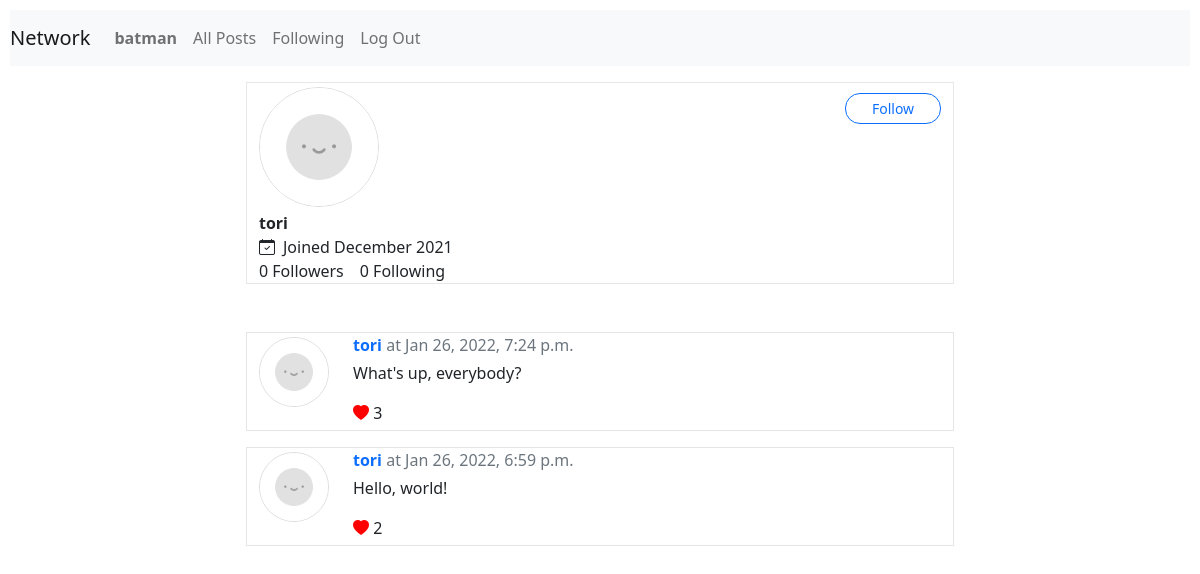
The app's page /profile/1 (signed in) with its own data.
### network/models.py (models this page shows, shortened)
class User(AbstractUser):
    following = models.ManyToManyField('self', symmetrical=False)
    followers = models.ManyToManyField('self', symmetrical=False, related_name='subs')
    def __str__(self) -> str:
        return self.username

class Post(models.Model):
    author = models.ForeignKey(User, on_delete=models.CASCADE, related_name="posts")
    content = models.TextField()
    likes = models.ManyToManyField(User)
    timestamp = models.DateTimeField(auto_now_add=True)
    class Meta:
        ordering = ['-timestamp']

### network/views.py (the view)
# urls.py: path("profile/<int:user_id>", views.profile, name="profile"),
def profile(request, user_id):
    try:
        profile = User.objects.get(pk=user_id)
    except User.DoesNotExist:
        raise Http404("This user does not exist")
    return render(request, 'network/profile.html', {
        'profile': profile,
    })

### network/templates/network/profile.html (shortened to what this page needs)
{% extends "network/layout.html" %}
{% load static %}
{% block body %}
    <div class="container mt-3 mb-5 posts profile">
        <img class="avatar mt-1" src="{% static 'network/avatar.png' %}" alt="profile_photo" height="120px" width="120px">
        {% if user.is_authenticated and user != profile %}
            {% if profile in user.following.all %}
                <button class="btn btn-outline-warning btn-sm follow" id="{{ profile.id }}">Unfollow</button>
            {% else %}
                <button class="btn btn-outline-primary btn-sm follow" id="{{ profile.id }}">Follow</button>
            {% endif %}
        {% endif %}
        <div class="name mt-1"><b>{{ profile.username }}</b></div>
        <div><i class="bi bi-calendar-check me-2"></i><span>Joined December 2021</span></div>
        <div><span class="me-3">{{ profile.followers.all|length }} Followers</span><span>{{ profile.following.all|length }} Following</span></div>
    </div>
    <div class="container posts">
        {% for post in profile.posts.all %}
            <div class="row my-3 post">
                <div class="col-auto">
                    <img class="avatar my-1" src="{% static 'network/avatar.png' %}" alt="avatar"
                    height="70px" width="70px">
                </div>
                <div class="col">
                    <p class="mb-1">
                        <strong><a href="{% url 'profile' post.author.id %}">{{ post.author }}</a></strong>
                        <span class="text-muted fw-lighter"> at {{ post.timestamp|date:"M j, Y, P" }}</span>
                    </p>
                    <p class="content">{{ post.content }}</p>
                    <div class="likes">
                            {% if user in post.likes.all %}
                                <i id="{{ post.id }}" class="bi bi-heart-fill like"></i>
                            {% else %}
                                <i id="{{ post.id }}" class="bi bi-heart like"></i>
                            {% endif %}
                            <span class="count">
                                {% if post.likes.count > 0 %}
                                    {{ post.likes.count }}
                                {% endif %}
                            </span>
                    </div>
                </div>
            </div>
        {% empty %}
            <div class="my-4 noposts">
                <h4>No posts yet</h4>
            </div>
        {% endfor %}
    </div>
{% endblock %}

### network/templates/network/layout.html (shortened to what this page needs)
{% load static %}
<!DOCTYPE html>
<html lang="en">
    <head>
        <link href="https://cdn.jsdelivr.net/npm/bootstrap@5.1.3/dist/css/bootstrap.min.css" rel="stylesheet">
        <link rel="stylesheet" href="https://cdn.jsdelivr.net/npm/bootstrap-icons@1.7.2/font/bootstrap-icons.css">
        <link href="{% static 'network/styles.css' %}" rel="stylesheet">
    </head>
    <body>
        <nav class="navbar navbar-expand-lg navbar-light bg-light">
            <a class="navbar-brand" href="#">Network</a>
            <div>
              <ul class="navbar-nav mr-auto">
                {% if user.is_authenticated %}
                    <li class="nav-item">
                        <a class="nav-link" href="{% url 'profile' user.id %}"><strong>{{ user.username }}</strong></a>
                    </li>
                {% endif %}
                <li class="nav-item">
                  <a class="nav-link" href="{% url 'index' %}">All Posts</a>
                </li>
                {% if user.is_authenticated %}
                    <li class="nav-item">
                        <a class="nav-link" href="#">Following</a>
                    </li>
                    <li class="nav-item">
                        <a class="nav-link" href="{% url 'logout' %}">Log Out</a>
                    </li>
                {% endif %}
              </ul>
            </div>
          </nav>
        <div class="body">
            {% block body %}
            {% endblock %}
        </div>
    </body>
</html>

### network/static/network/styles.css (style rules this page uses)
body { padding: 10px; }
img.avatar { border-radius: 50%; border: 1px solid rgba(0, 0, 0, 0.137); }
div.container { height: 50%; }
div.posts { width: 60%; }
.post { border: 1px solid rgba(0, 0, 0, 0.103); }
div.likes { margin-bottom: 5px; }
.like { color: red; }
a, a:hover { text-decoration: none; }
div.profile { border: 1px solid rgba(0, 0, 0, 0.096); }
button.btn-sm { border-radius: 15px; float: right; width: 6rem; margin-top: 10px; }

### records on screen
User: username "batman"
User: username "tori", followers.all|length "0", following.all|length "0"
Post: author "tori", timestamp "Jan 26, 2022, 7:24 p.m.", content "What's up, everybody?", likes.count "3"
Post: author "tori", timestamp "Jan 26, 2022, 6:59 p.m.", content "Hello, world!", likes.count "2"
